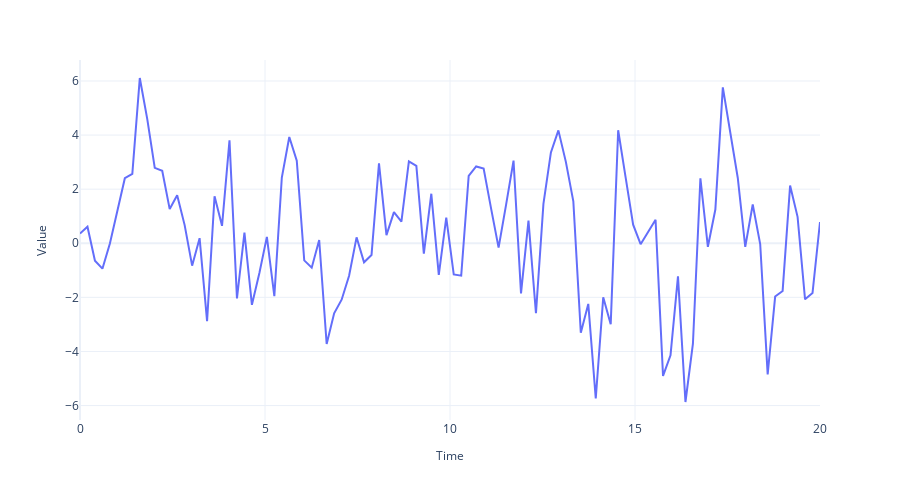

Write notebook code for a chart like this one.
### Code cell
fig = plot_time_series(regular_time_samples,
                 timeseries_,
                 "")
fig.write_image("imgs/chapter_1/mix_n_match.png")
fig.show()
